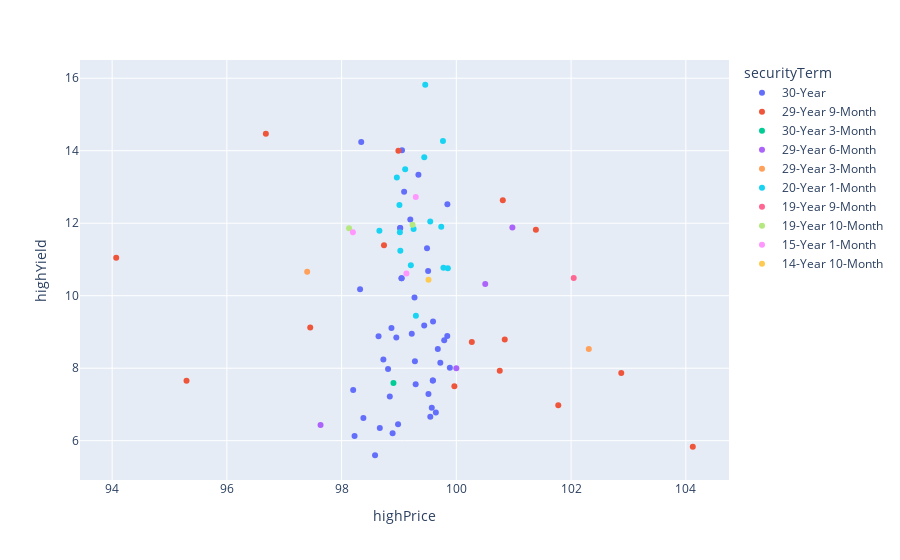

Notebook code for this chart:
### Code cell
px.scatter(
    data_frame=df[df['lowPrice']>0],
    x='highPrice',
    y='highYield',
    color='securityTerm'
)

### Figure 1 — Plotly figure (JSON) as saved in the notebook; plotly's stock layout.template omitted (floating-point values rounded to 4 significant figures)
{"data": [{"hovertemplate": "securityTerm=30-Year<br>highPrice=%{x}<br>highYield=%{y}<extra></extra>", "legendgroup": "30-Year", "marker": {"color": "#636efa", "symbol": "circle"}, "mode": "markers", "name": "30-Year", "orientation": "v", "showlegend": true, "type": "scatter", "x": [98.58, 98.89, 98.98, 99.55, 98.38, 99.64, 98.23, 99.57, 99.59, 98.67, 98.84, 99.59, 99.51, 99.89, 99.28, 98.73, 98.81, 98.64, 98.95, 99.68, 99.72, 99.22, 98.87, 99.44, 99.84, 99.79, 99.29, 98.2, 99.59, 99.27, 99.51, 99.49, 99.02, 99.84, 99.34, 99.2, 99.05, 98.34, 99.05, 99.09, 98.32, 99.02, 99.05], "xaxis": "x", "y": [5.598, 6.207, 6.452, 6.66, 6.625, 6.778, 6.13, 6.909, 7.66, 6.35, 7.22, 7.66, 7.29, 8.01, 8.19, 8.24, 7.98, 8.88, 8.85, 8.53, 8.15, 8.95, 9.11, 9.18, 8.89, 8.77, 7.56, 7.4, 9.29, 9.95, 10.68, 11.31, 11.87, 12.52, 13.34, 12.1, 10.48, 14.24, 14.01, 12.87, 10.18, 11.87, 10.48], "yaxis": "y"}, {"hovertemplate": "securityTerm=29-Year 9-Month<br>highPrice=%{x}<br>highYield=%{y}<extra></extra>", "legendgroup": "29-Year 9-Month", "marker": {"color": "#EF553B", "symbol": "circle"}, "mode": "markers", "name": "29-Year 9-Month", "orientation": "v", "showlegend": true, "type": "scatter", "x": [104.1, 101.8, 100.8, 100.3, 102.9, 97.45, 100.8, 99.97, 95.3, 98.74, 101.4, 94.07, 96.68, 98.99, 100.8], "xaxis": "x", "y": [5.83, 6.98, 7.93, 8.72, 7.87, 9.12, 8.79, 7.5, 7.65, 11.39, 11.82, 11.05, 14.47, 14, 12.63], "yaxis": "y"}, {"hovertemplate": "securityTerm=30-Year 3-Month<br>highPrice=%{x}<br>highYield=%{y}<extra></extra>", "legendgroup": "30-Year 3-Month", "marker": {"color": "#00cc96", "symbol": "circle"}, "mode": "markers", "name": "30-Year 3-Month", "orientation": "v", "showlegend": true, "type": "scatter", "x": [98.9], "xaxis": "x", "y": [7.59], "yaxis": "y"}, {"hovertemplate": "securityTerm=29-Year 6-Month<br>highPrice=%{x}<br>highYield=%{y}<extra></extra>", "legendgroup": "29-Year 6-Month", "marker": {"color": "#ab63fa", "symbol": "circle"}, "mode": "markers", "name": "29-Year 6-Month", "orientation": "v", "showlegend": true, "type": "scatter", "x": [97.63, 100, 101.0, 100.5], "xaxis": "x", "y": [6.43, 8, 11.88, 10.32], "yaxis": "y"}, {"hovertemplate": "securityTerm=29-Year 3-Month<br>highPrice=%{x}<br>highYield=%{y}<extra></extra>", "legendgroup": "29-Year 3-Month", "marker": {"color": "#FFA15A", "symbol": "circle"}, "mode": "markers", "name": "29-Year 3-Month", "orientation": "v", "showlegend": true, "type": "scatter", "x": [102.3, 97.4], "xaxis": "x", "y": [8.53, 10.66], "yaxis": "y"}, {"hovertemplate": "securityTerm=20-Year 1-Month<br>highPrice=%{x}<br>highYield=%{y}<extra></extra>", "legendgroup": "20-Year 1-Month", "marker": {"color": "#19d3f3", "symbol": "circle"}, "mode": "markers", "name": "20-Year 1-Month", "orientation": "v", "showlegend": true, "type": "scatter", "x": [99.3, 99.85, 99.55, 99.02, 99.44, 99.01, 99.74, 99.02, 99.21, 99.78, 98.66, 99.77, 99.46, 99.11, 98.96, 99.25], "xaxis": "x", "y": [9.45, 10.76, 12.05, 11.75, 13.82, 12.5, 11.9, 11.24, 10.84, 10.77, 11.79, 14.27, 15.82, 13.49, 13.26, 11.84], "yaxis": "y"}, {"hovertemplate": "securityTerm=19-Year 9-Month<br>highPrice=%{x}<br>highYield=%{y}<extra></extra>", "legendgroup": "19-Year 9-Month", "marker": {"color": "#FF6692", "symbol": "circle"}, "mode": "markers", "name": "19-Year 9-Month", "orientation": "v", "showlegend": true, "type": "scatter", "x": [102.0], "xaxis": "x", "y": [10.49], "yaxis": "y"}, {"hovertemplate": "securityTerm=19-Year 10-Month<br>highPrice=%{x}<br>highYield=%{y}<extra></extra>", "legendgroup": "19-Year 10-Month", "marker": {"color": "#B6E880", "symbol": "circle"}, "mode": "markers", "name": "19-Year 10-Month", "orientation": "v", "showlegend": true, "type": "scatter", "x": [98.13, 99.24], "xaxis": "x", "y": [11.86, 11.96], "yaxis": "y"}, {"hovertemplate": "securityTerm=15-Year 1-Month<br>highPrice=%{x}<br>highYield=%{y}<extra></extra>", "legendgroup": "15-Year 1-Month", "marker": {"color": "#FF97FF", "symbol": "circle"}, "mode": "markers", "name": "15-Year 1-Month", "orientation": "v", "showlegend": true, "type": "scatter", "x": [98.2, 99.29, 99.13], "xaxis": "x", "y": [11.75, 12.72, 10.61], "yaxis": "y"}, {"hovertemplate": "securityTerm=14-Year 10-Month<br>highPrice=%{x}<br>highYield=%{y}<extra></extra>", "legendgroup": "14-Year 10-Month", "marker": {"color": "#FECB52", "symbol": "circle"}, "mode": "markers", "name": "14-Year 10-Month", "orientation": "v", "showlegend": true, "type": "scatter", "x": [99.52], "xaxis": "x", "y": [10.44], "yaxis": "y"}], "layout": {"autosize": true, "legend": {"title": {"text": "securityTerm"}, "tracegroupgap": 0}, "margin": {"t": 60}, "xaxis": {"anchor": "y", "autorange": true, "domain": [0, 1], "range": [93.48, 104.7], "title": {"text": "highPrice"}, "type": "linear"}, "yaxis": {"anchor": "x", "autorange": true, "domain": [0, 1], "range": [4.807, 16.61], "title": {"text": "highYield"}, "type": "linear"}}}
